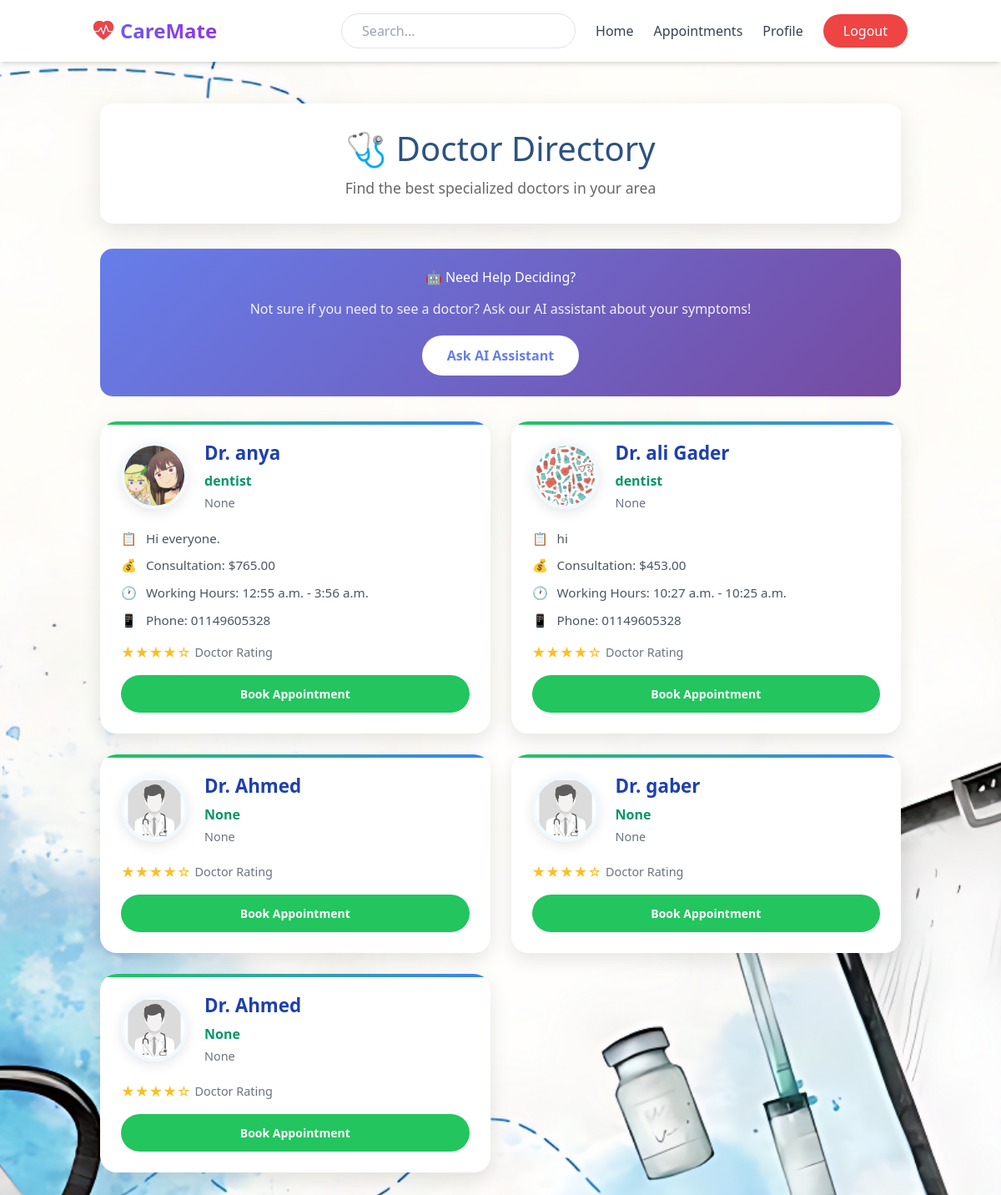
Screenshot of / (signed in) with the database file from the repository.
### profile_users/models.py (models this page shows, shortened)
class DoctorProfile(models.Model):
    user = models.OneToOneField(User, on_delete=models.CASCADE, related_name="doctor")
    major = models.CharField(max_length=200,blank=True, null=True)
    major_description = models.CharField(max_length=500,blank=True, null=True)
    consultation_fee = models.DecimalField(max_digits=7, decimal_places=2,blank=True,null=True)
    work_start_time = models.TimeField(null=True, blank=True)
    work_end_time = models.TimeField(null=True, blank=True)
    location_medical_office = models.TextField(max_length=400,null=True,blank=True)
    phone_number = models.CharField(blank=True, null=True)
    bio = models.TextField(blank=True, null=True)
    profile_image = models.ImageField(default="doctors/doctor.jpeg",upload_to="doctors/", blank=True, null=True)

### user_account/models.py (models this page shows, shortened)
class User(AbstractUser):
     ROLE_CHOICES = [
        ('doctor', 'Doctor'),
        ('patient', 'Patient'),
    ]
     role = models.CharField(max_length=10, choices=ROLE_CHOICES)
     def get_full_name(self):
          return self.first_name +" "+ self.last_name

### home/views.py (the view)
# urls.py: path('',HomeView.as_view(),name='doctor'),
@method_decorator(login_required(login_url='user_account:login'),name='dispatch')
class HomeView(ListView):
     model = DoctorProfile
     template_name = 'home/home.html'
     context_object_name = "doctors"
     def get_queryset(self):
         return DoctorProfile.objects.filter(user__is_active=True)
     def get(self, *args, **kwargs):
         if self.request.user.role == 'doctor':
            return redirect('dashboard:dashboard')
         return super().get(*args, **kwargs)

### template/home/home.html (shortened to what this page needs)
{% extends 'base.html' %}
{% block content %}
<div style="max-width: 1200px; margin: 0 auto; padding: 20px; margin-top: 80px;">
    <div
        style="background: white; border-radius: 15px; padding: 30px; margin-bottom: 30px; box-shadow: 0 10px 30px rgba(0,0,0,0.1); text-align: center;">
        <h1 style="color: #2c5282; font-size: 2.5em; margin-bottom: 10px;">🩺 Doctor Directory</h1>
        <p style="color: #666; font-size: 1.1em;">Find the best specialized doctors in your area</p>
    </div>
    <div
        style="background: linear-gradient(135deg, #667eea 0%, #764ba2 100%); border-radius: 15px; padding: 25px; margin-bottom: 30px; text-align: center; color: white;">
        <h2 style="margin-bottom: 15px;">🤖 Need Help Deciding?</h2>
        <p style="margin-bottom: 20px; opacity: 0.9;">Not sure if you need to see a doctor? Ask our AI assistant about
            your symptoms!</p>
        <a href="{% url 'ai_assistant:chat' %}"
            style="background: white; color: #667eea; padding: 12px 30px; border-radius: 25px; text-decoration: none; font-weight: 600; display: inline-block;">
            Ask AI Assistant
        </a>
    </div>
    <div style="display: grid; grid-template-columns: repeat(auto-fill, minmax(380px, 1fr)); gap: 25px;">
        {% for doctor in doctors %}
        <div
            style="background: white; border-radius: 20px; padding: 25px; box-shadow: 0 8px 25px rgba(0,0,0,0.1); position: relative; overflow: hidden;">
            <div
                style="position: absolute; top: 0; left: 0; right: 0; height: 4px; background: linear-gradient(90deg, #22c55e, #3b82f6);">
            </div>
            <div style="display: flex; align-items: flex-start; gap: 20px; margin-bottom: 20px;">
                <img src="{{ doctor.profile_image.url }}" alt="{{ doctor.user.get_full_name }}"
                    style="width: 80px; height: 80px; border-radius: 50%; object-fit: cover; border: 4px solid #f0f9ff; box-shadow: 0 4px 15px rgba(0,0,0,0.1);">
                <div>
                    <h3 style="color: #1e40af; font-size: 1.4em; margin-bottom: 8px; font-weight: 700;">Dr.
                        {{ doctor.user.get_full_name }}
                    </h3>
                    <div style="color: #059669; font-weight: 600; font-size: 1em; margin-bottom: 5px;">
                        {{ doctor.major }}
                    </div>
                    <div style="color: #6b7280; font-size: 0.9em; line-height: 1.4;">{{ doctor.major_description }}
                    </div>
                </div>
            </div>
            <div style="margin-top: 20px;">
                {% if doctor.bio %}
                <div
                    style="display: flex; align-items: center; gap: 10px; margin-bottom: 10px; color: #4b5563; font-size: 0.95em;">
                    <span style="color: #22c55e; font-weight: bold; width: 20px;">📋</span>
                    <span>{{ doctor.bio }}</span>
                </div>
                {% endif %}
                {% if doctor.consultation_fee %}
                <div
                    style="display: flex; align-items: center; gap: 10px; margin-bottom: 10px; color: #4b5563; font-size: 0.95em;">
                    <span style="color: #22c55e; font-weight: bold; width: 20px;">💰</span>
                    <span>Consultation: ${{ doctor.consultation_fee }}</span>
                </div>
                {% endif %}
                {% if doctor.work_start_time and doctor.work_end_time %}
                <div
                    style="display: flex; align-items: center; gap: 10px; margin-bottom: 10px; color: #4b5563; font-size: 0.95em;">
                    <span style="color: #22c55e; font-weight: bold; width: 20px;">🕐</span>
                    <span>Working Hours: {{ doctor.work_start_time }} - {{ doctor.work_end_time }}</span>
                </div>
                {% endif %}
                {% if doctor.phone_number %}
                <div
                    style="display: flex; align-items: center; gap: 10px; margin-bottom: 10px; color: #4b5563; font-size: 0.95em;">
                    <span style="color: #22c55e; font-weight: bold; width: 20px;">📱</span>
                    <span>Phone: {{ doctor.phone_number }}</span>
                </div>
                {% endif %}
            </div>
            <div style="display: flex; align-items: center; gap: 5px; margin-top: 15px;">
                <span style="color: #fbbf24;">★★★★☆</span>
                <span style="color: #6b7280; font-size: 0.9em;">Doctor Rating</span>
            </div>
            <a href="{% url 'home:detials' doctor.id %}"> <button
                    style="background: #22c55e; color: white; border: none; padding: 12px 30px; border-radius: 25px; font-size: 14px; font-weight: 600; cursor: pointer; margin-top: 15px; width: 100%;">Book
                    Appointment</button></a>
        </div>
        {% empty %}
        <div style="grid-column: 1 / -1; text-align: center; padding: 2rem;">
            <h3>No doctors available at the moment</h3>
        </div>
        {% endfor %}
    </div>
</div>
{% endblock %}

### rows the page displays
DoctorProfile: profile_image (picture), user.get_full_name "anya", major "dentist", major_description "None", bio "Hi everyone.", consultation_fee "765.00", work_start_time "12:55 a.m.", work_end_time "3:56 a.m.", phone_number "01149605328"
DoctorProfile: profile_image (picture), user.get_full_name "ali Gader", major "dentist", major_description "None", bio "hi", consultation_fee "453.00", work_start_time "10:27 a.m.", work_end_time "10:25 a.m.", phone_number "01149605328"
DoctorProfile: profile_image (picture), user.get_full_name "Ahmed", major "None", major_description "None"
DoctorProfile: profile_image (picture), user.get_full_name "gaber", major "None", major_description "None"
DoctorProfile: profile_image (picture), user.get_full_name "Ahmed", major "None", major_description "None"
